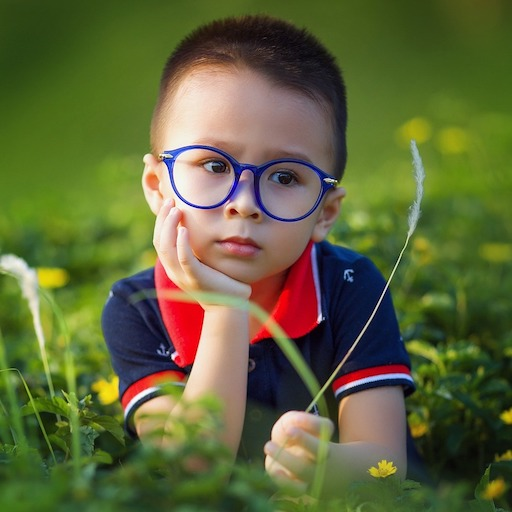
#> input picture Notebooks/Labs/images/sample.jpg, 512 x 512 px, found by its file name
$ jupyter execute --allow-errors '08 - Edges.ipynb'   (shell and % lines are left out)   (older library calls are emulated)
#> lines starting #> are read from the running program, lines starting #| are printed output that depends on the picture
```
# This is formatted as code
```

# <font style="color:rgb(50,120,229)">Edges using OpenCV</font>

[cell 1]
import cv2
import numpy as np
import matplotlib.pyplot as plt
import matplotlib
matplotlib.rcParams['figure.figsize'] = (6.0, 6.0)
matplotlib.rcParams['image.cmap'] = 'gray'

[cell 2]
from google.colab import drive
drive.mount('/content/drive')

## <font style="color:rgb(50,120,229)">Sobel filter</font>

Calculates the first, second, third, or mixed image derivatives using an extended Sobel operator. [Link](https://docs.opencv.org/4.1.0/d4/d86/group__imgproc__filter.html#gacea54f142e81b6758cb6f375ce782c8d)

In all cases except one, the 𝚔𝚜𝚒𝚣𝚎×𝚔𝚜𝚒𝚣𝚎 separable kernel is used to calculate the derivative. When 𝚔𝚜𝚒𝚣𝚎 = 𝟷, the 3×1 or 1×3 kernel is used (that is, no Gaussian smoothing is done). ksize = 1 can only be used for the first or the second x- or y- derivatives.

The Sobel operators combine Gaussian smoothing and differentiation, so the result is more or less resistant to the noise. Most often, the function is called with ( xorder = 1, yorder = 0, ksize = 3) or ( xorder = 0, yorder = 1, ksize = 3) to calculate the first x- or y- image derivative. The first case corresponds to a kernel of:

The second case corresponds to a kernel of:

[cell 3]
# Read color image
DATA_PATH = '/content/drive/My Drive/Colab Notebooks/Computer Vision course/CV/images/'
filename = DATA_PATH+"truth.png"
#> (the rest of this cell did not finish here and is left out)

#> (a cell that did not finish here is left out)

## <font style="color:rgb(50,120,229)">Sharpening</font>

[cell 5]
# Read color image
filename = DATA_PATH+"sample.jpg"
img = plt.imread(filename)
#> img is the input picture: shape (512, 512, 3); mean R, G, B 95.4, 101.6, 57.8
plt.imshow(img);

[cell 6]
# Sharpen kernel
sharpen = np.array((
    [0, -1, 0],
    [-1, 5, -1],
    [0, -1, 0]), dtype="int")

# Using 2D filter by applying the sharpening kernel
sharpenOutput = cv2.filter2D(img, -1, sharpen)
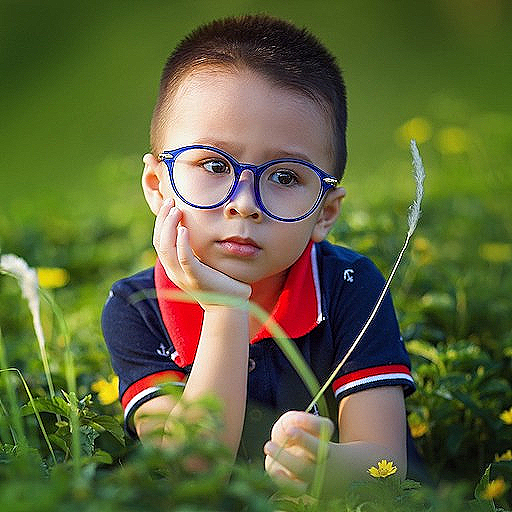
#> sharpenOutput: shape (512, 512, 3); mean R, G, B 95.7, 102.1, 58.2

# Display Output
plt.figure(figsize=[15,15])
plt.subplot(121);plt.imshow(img);plt.title("Original Image")
plt.subplot(122);plt.imshow(sharpenOutput);plt.title("Sharpening Result");
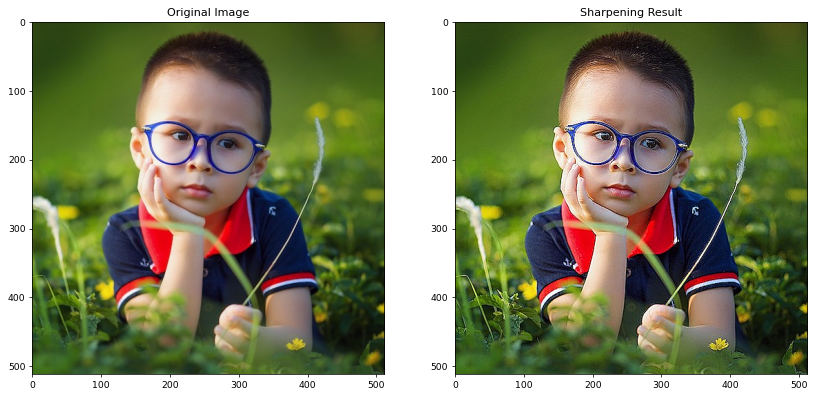
#> figure drawn by matplotlib, 2 panels

## <font style = "color:rgb(50,120,229)">Laplacian</font>
Calculates the Laplacian of an image. [Link](https://docs.opencv.org/4.1.0/d4/d86/group__imgproc__filter.html#gad78703e4c8fe703d479c1860d76429e6)

The function calculates the Laplacian of the source image by adding up the second x and y derivatives calculated using the Sobel operator:

This is done when ksize > 1. When ksize == 1, the Laplacian is computed by filtering the image with the following 3×3 aperture:

[cell 7]
kernelSize = 3

# Applying laplacian
img1 = cv2.GaussianBlur(img,(3,3),0,0)
laplacian = cv2.Laplacian(img1, cv2.CV_32F, ksize = kernelSize,
                            scale = 1, delta = 0)
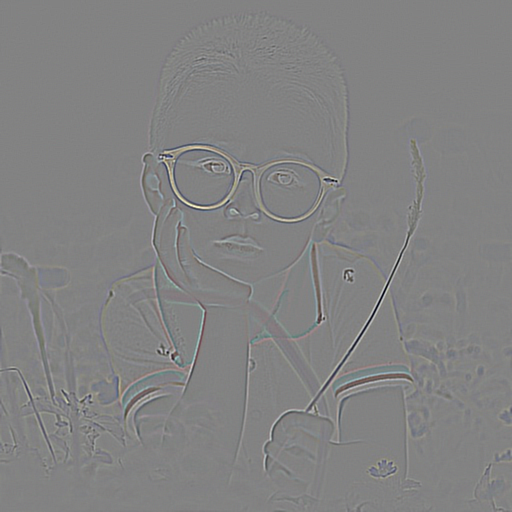
#> laplacian: shape (512, 512, 3) float32; mean R, G, B 0, 0, 0; drawn with min black and max white

# Normalize results
cv2.normalize(laplacian,
                dst = laplacian,
                alpha = 0,
                beta = 1,
                norm_type = cv2.NORM_MINMAX,
                dtype = cv2.CV_32F)

# Display Output
plt.figure(figsize=[15,15])
plt.subplot(121);plt.imshow(img);plt.title("Original Image")
plt.subplot(122);plt.imshow(laplacian);plt.title("Laplacian Result :");
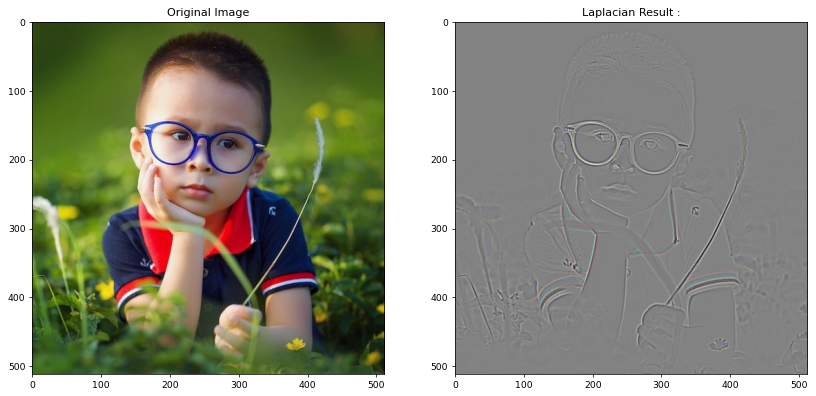
#> figure drawn by matplotlib, 2 panels

$ run again, with Notebooks/Labs/images/boy.jpg copied over Notebooks/Labs/images/sample.jpg
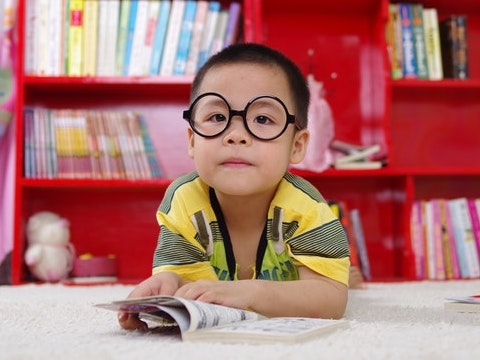
#> input picture Notebooks/Labs/images/boy.jpg, 480 x 360 px, found by its file name
#> img is the input picture: shape (360, 480, 3); mean R, G, B 174.3, 115.3, 111.8
#> `laplacian = cv2.Laplacian(img1, cv2.CV_32F, ksize = kernelSize, scale ..`:
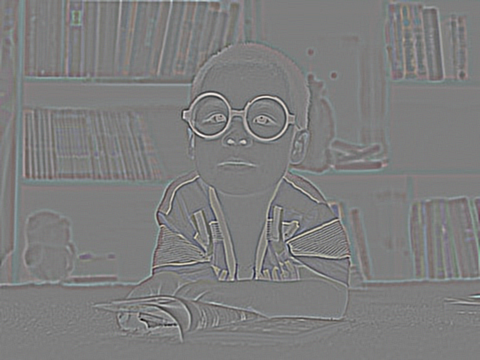
#> laplacian: shape (360, 480, 3) float32; mean R, G, B 0, 0, 0.1; drawn with min black and max white
#> `[cell 7] kernelSize = 3  # Applying laplacian img1 = cv2.GaussianBlur(..`:
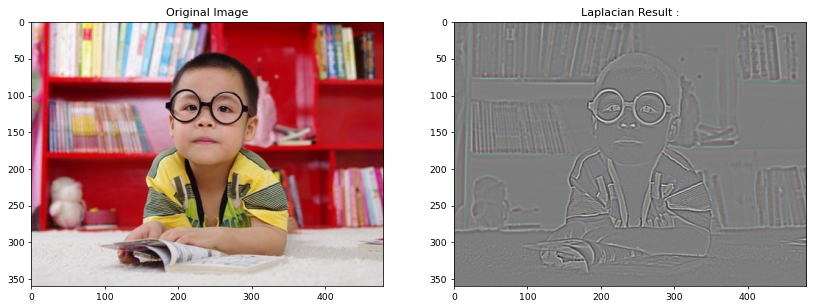
#> figure drawn by matplotlib, 2 panels
